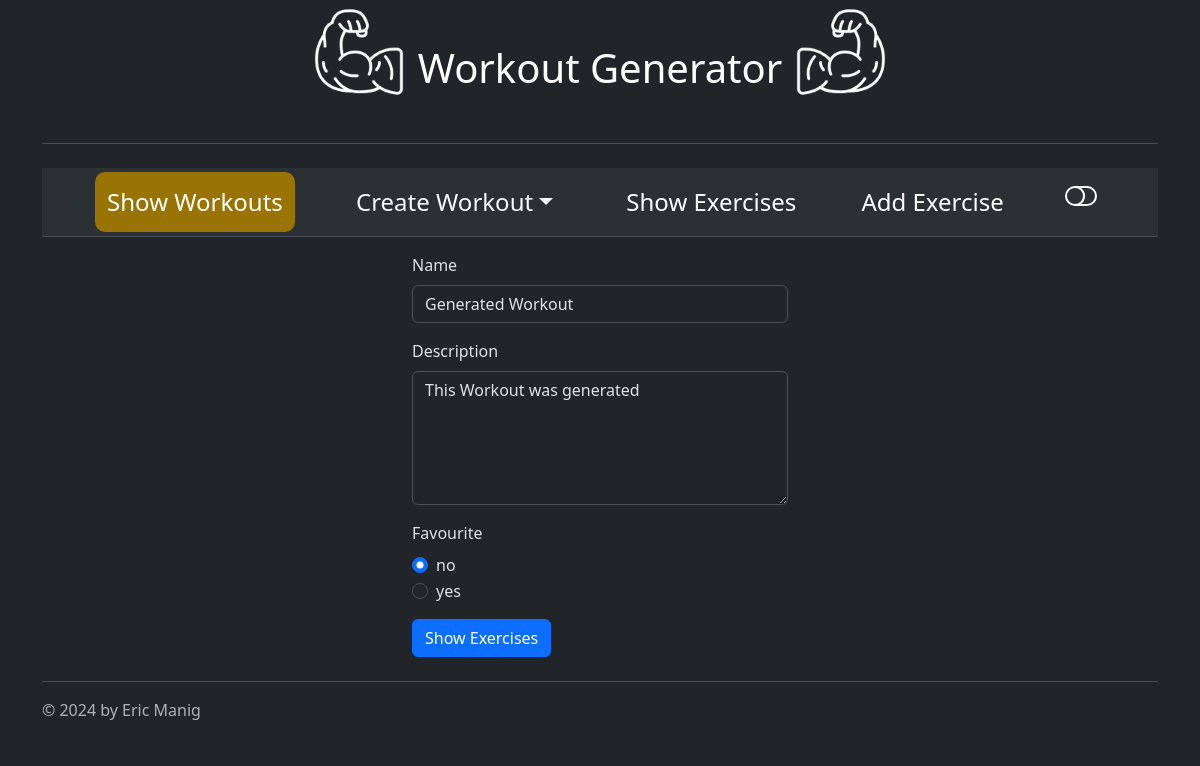
The app's page /edit-workout/1 with its own data.
### main.py (models this page shows)
class Workout(db.Model):
    id: Mapped[int] = mapped_column(Integer, primary_key=True)
    name: Mapped[str] = mapped_column(String(50), unique=True, nullable=False)
    description: Mapped[str] = mapped_column(String(250), nullable=True)
    stations: Mapped[int] = mapped_column(Integer, nullable=True)
    difficulty: Mapped[int] = mapped_column(Integer, nullable=True)
    partner_required: Mapped[bool] = mapped_column(Boolean, nullable=False)
    equipment: Mapped[str] = mapped_column(String(50), nullable=True)
    exercises: Mapped[str] = mapped_column(String(2000), nullable=True)
    favourite: Mapped[bool] = mapped_column(Boolean, nullable=False)

### main.py (the view)
@app.route("/edit-workout/<int:workout_id>", methods=["GET", "POST"])
def edit_workout(workout_id):
    workout = db.get_or_404(Workout, workout_id)
    edit_form = EditWorkoutForm(
        name = workout.name,
        description = workout.description,
        favourite = workout.favourite
    )
    if edit_form.validate_on_submit():
        workout.name = edit_form.name.data
        workout.description = edit_form.description.data
        workout.favourite = to_bool(edit_form.favourite.data)
        db.session.commit()
        return redirect(url_for("workout_exercises", workout_id=workout_id))
    return render_template("edit_workout.html", color_mode=COLOR_MODE, redirect_url="show_workouts", form=edit_form)

### forms.py
class EditWorkoutForm(FlaskForm):
    name = StringField("Name", validators=[DataRequired(), Length(min=3, max=20, message="Max Length of Title is 20 symbols")])
    description = TextAreaField("Description", validators=[Length(max=250)], render_kw={'rows': 5})
    favourite = RadioField("Favourite", choices=[(False, "no"), (True, "yes")], default=False)
    submit = SubmitField("Show Exercises")

### templates/edit_workout.html
{% from "bootstrap5/form.html" import render_form %}
{% block content %}
{% include "header.html" %}
<div class="container justify-content-center my-3" id="add_form">
    {{ render_form(form, novalidate=True, button_map={"submit": "primary"}) }}
</div>
{% include "footer.html" %}
{% endblock %}

### static/css/custom.css (style rules this page uses)
#add_form { width: 50vb; }

### records on screen
Workout: name "Generated Workout", description "This Workout was generated", favourite "☑ no ☐ yes"
